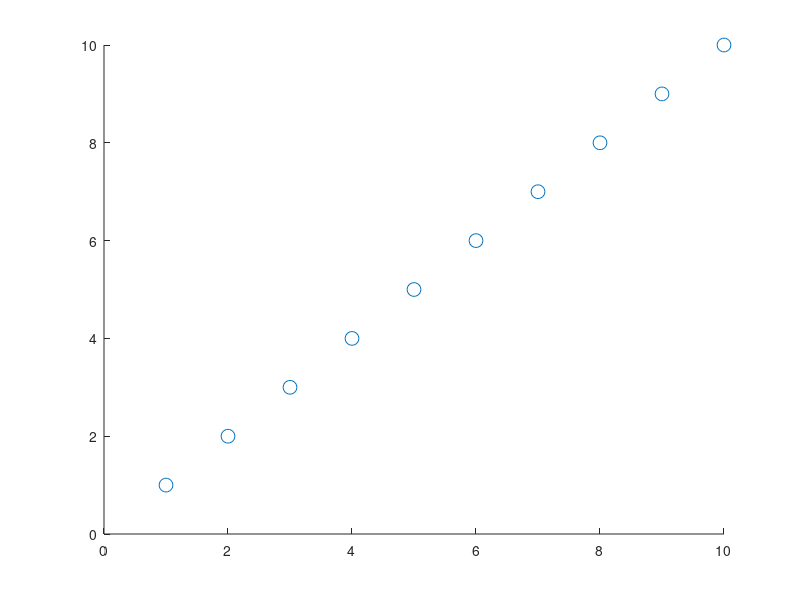

MATLAB code for this plot: (Note: this script raises an error after producing the figure.)
%% Set Marker
% https://www.mathworks.com/help/matlab/ref/matlab.graphics.chart.primitive.scatter-properties.html

close all;
figure();
size = 100;
s = scatter(1:10,1:10,size);

s.Marker = 's';
% color picked by using: uisetcolor
s.MarkerEdgeColor = [0    0.4471    0.7412];
s.MarkerEdgeAlpha = 0.5;
s.MarkerFaceColor = [.61 .51 .74];
s.MarkerFaceAlpha = 1.0;
s.LineWidth = 10;

% 'o'	Circle
% '+'	Plus sign
% '*'	Asterisk
% '.'	Point
% 'x'	Cross
% 'square' or 's'	Square
% 'diamond' or 'd'	Diamond
% '^'	Upward-pointing triangle
% 'v'	Downward-pointing triangle
% '>'	Right-pointing triangle
% '<'	Left-pointing triangle
% 'pentagram' or 'p'	Five-pointed star (pentagram)
% 'hexagram' or 'h'	Six-pointed star (hexagram)
% 'none'	No markers


%% Scatter with Edge and Face Color and Transparency

fig_cur_z = scatter(ar_xvar, mt_outcome(:,m), 1, ...
    'Marker', 'O', ...
    'MarkerEdgeColor', clr(m,:), 'MarkerFaceAlpha', 0.1, ...
    'MarkerFaceColor', clr(m,:), 'MarkerEdgeAlpha', 0.1);
chart(m) = fig_cur_z;


%% Complete Scatter Example, Color for Z, Transparent
% plot a matrix lin and log, matrix represents some outcomes.
% each column different color, each row different state

if (bl_graph_coh_t_coh)

    % 1. Single Array A' Next Period and COH today
    ar_pol_a_full = mt_pol_a(:);
    ar_coh_full = mt_coh(:);

    % 2. COH Next Period
    mt_coh_next = f_coh(ar_z, ar_pol_a_full);

    % 3. Start Figure
    if(~bl_graph_onebyones)
        figure('PaperPosition', [0 0 14 4]);
        ar_sub_j = 1:1:4;
    else
        ar_sub_j = [1 2];
    end

    for sub_j = ar_sub_j

        % 4. Legends and values
        if (ismember(sub_j, [1]))
            bl_log_coh = 0;
        else
            bl_log_coh = 1;
        end

        if (sub_j==1)

            mt_outcome = mt_coh_next;
            ar_xvar = ar_coh_full;

            st_y_label = 'cash-on-hand t+1 = coh(a''(a,z), z'')';
            st_x_label = 'cash-on-hand t = coh(a,z)';
            st_title = 'COH(z'',a''(COH, z)) Reachable COH'' given COH';
            st_legend_loc = 'southeast';

        end
        if (sub_j==2)

            mt_outcome = log(mt_coh_next - min(ar_a) + 1);
            ar_xvar = log(ar_coh_full - min(ar_a) + 1);

            st_y_label = 'log(COH'' - min(a'') + 1)';
            st_title = 'LOGLOG COH(z'',a''(COH, z)) Reachable COH'' given COH';
            st_legend_loc = 'southeast';

        end

        % 5. Start Figure
        if (~bl_graph_onebyones)
            subplot(1,2,sub_j)
        else
            figure('PaperPosition', [0 0 7 4]);
        end
        hold on;

        % 7. Color
        clr = jet(length(ar_z));
        for m = 1:length(ar_z)
            % scatter
            fig_cur_z = scatter(ar_xvar, mt_outcome(:,m), 1, ...
                'MarkerEdgeColor', clr(m,:), 'MarkerFaceAlpha', 0.1, ...
                'MarkerFaceColor', clr(m,:), 'MarkerEdgeAlpha', 0.1);
            chart(m) = fig_cur_z;
        end

        % 8. Legends
        legend2plot = fliplr([1 round(length(ar_z)/4) round((2*length(ar_z))/4) round((3*length(ar_z))/4)  length(ar_z)]);
        legendCell = cellstr(num2str(ar_z', 'shock next=%3.2f'));
        legend(chart(legend2plot), legendCell(legend2plot), 'Location', st_legend_loc);

        % 9. Titling etc
        grid on;
        title([st_title_prefix st_title]);
        ylabel(st_y_label);
        xlabel(st_y_label)

        if (bl_log_coh == 0)
            xline0 = xline(0);
            xline0.HandleVisibility = 'off';

            yline0 = yline(0);
            yline0.HandleVisibility = 'off';
        else
            xline0 = xline(log(0 - min(ar_a) + 1));
            xline0.HandleVisibility = 'off';

            yline0 = yline(log(0 - min(ar_a) + 1));
            yline0.HandleVisibility = 'off';
        end


        % 45 Degree Line
        hline = refline([1 0]);
        hline.Color = 'k';
        hline.LineStyle = ':';
        hline.HandleVisibility = 'off';
        hline.LineWidth = 5;

        grid on;
        grid minor;
    end

    % save file
    if (bl_img_save)
        mkdir(support_map('st_img_path'));
        st_file_name = [st_img_prefix st_img_name_main '_coh' st_img_suffix];
        saveas(gcf, strcat(st_img_path, st_file_name));
    end

end
